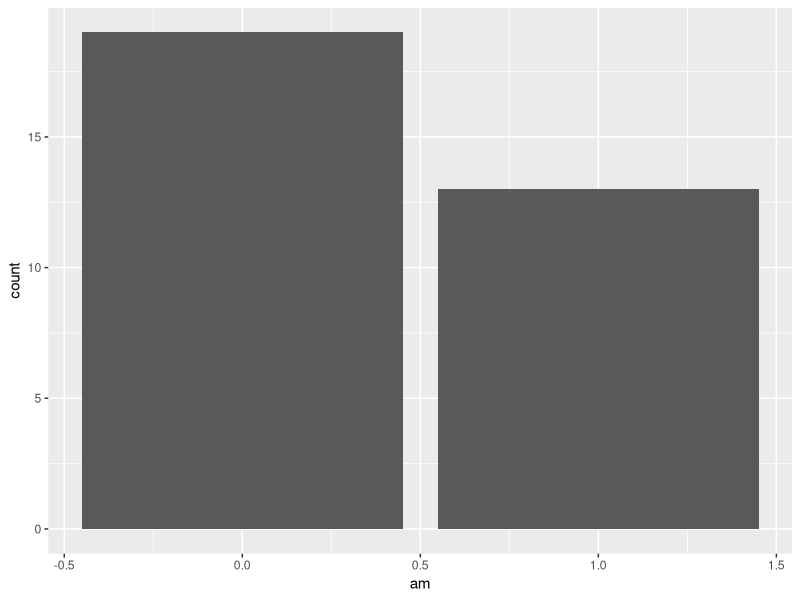

Reproduce this figure in R.
# #ggplot2
# #mtcars

cars <- mtcars[,c(1,2,9)]

# print(head(cars))
# hist(cars$mpg) # '$' is used to access a specific column or element in df
# plot(cars$mpg, cars$cyl)


#loading libraries
# To actually call the function from library, need to use 'print'
library(ggplot2)
print(ggplot(cars, aes(am)) +       
    geom_bar()) 
